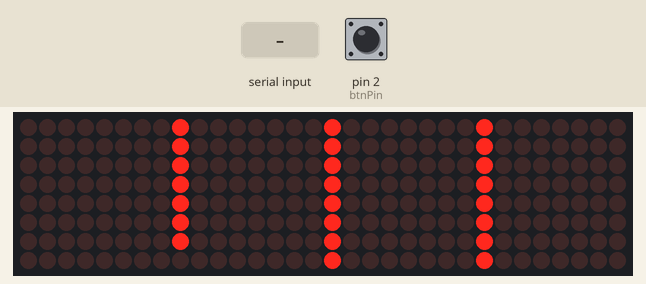
Bench run of a sketch on a simulated Arduino Uno, built with avr-gcc and run on an emulated ATmega328P. On the bench: 32×8 LED matrix. Inputs (shaded band) come from the test bench; at power-on: pin 2 (btnPin) LOW. Storage starts empty; what the sketch prints to the serial monitor is not drawn.

Above: at 1.2 s.
1.3 s: pin 2 (btnPin) pulled HIGH for 0.15 s
At 1.37 s:
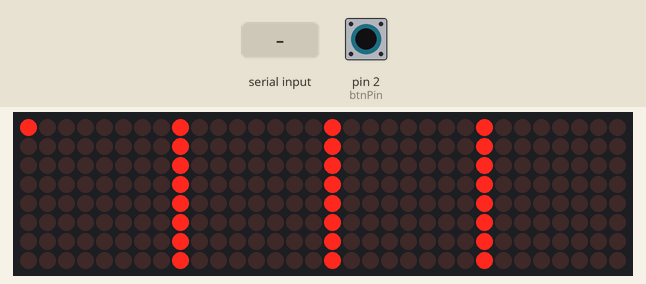
2.0 s: byte 30 received over Serial
At 2.13 s:
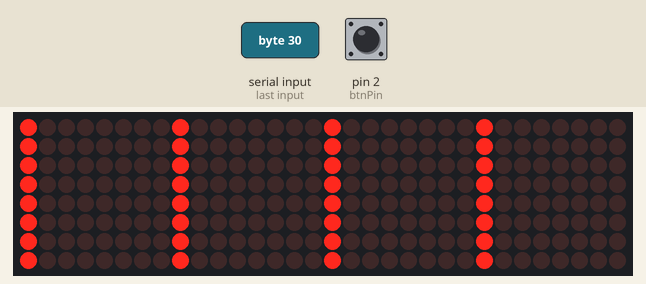
3.8 s: byte 90 received over Serial
At 3.93 s:
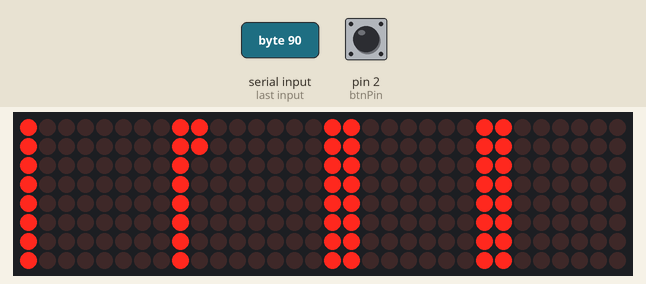
5.6 s: pin 2 (btnPin) pulled HIGH for 1 s
At 5.6 s:
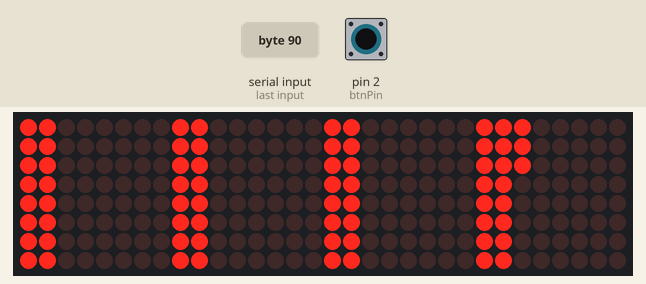

The sketch:

firmware.ino
```cpp
#include "LedControl.h"
#include "SPI.h"
#include "SD.h"

const int DIN = 7;           //  выход данных с Arduino
const int CLK = 6;           //  частота синхронизации последовательной передачи данных Arduino
const int  CS = 5;           //  выбор Dot matrix module MAX7219
const int  ledCount = 4;     //  количество модулей  Dot matrix module MAX7219

const int fieldHeight = 8;
const int fieldWidth = 8 * ledCount;

int btnPin = 2;

LedControl ledpad = LedControl(DIN, CLK, CS, ledCount);
File fieldsConfig;

const char* filename = "fields.txt";
void sdtest()
{
  fieldsConfig = SD.open(filename, FILE_WRITE);

  // if the file opened okay, write to it:
  if (fieldsConfig) {
    Serial.print("Writing to file...");
    fieldsConfig.println("testing 1, 2, 3.");
    // close the file:
    fieldsConfig.close();
    Serial.println("done.");
  } else {
    // if the file didn't open, print an error:
    Serial.println("error opening file");
  }

  // re-open the file for reading:
  fieldsConfig = SD.open(filename);
  if (fieldsConfig) {
    Serial.println("file content:");

    // read from the file until there's nothing else in it:
    while (fieldsConfig.available()) {
      Serial.write(fieldsConfig.read());
    }
    // close the file:
    fieldsConfig.close();
    Serial.println("removing the file");
    SD.remove(filename);
    if (SD.exists(filename))
    {
      Serial.println("file still exists");
    }
    else
    {
      Serial.println("file removed");
    }
  } else {
    // if the file didn't open, print an error:
    Serial.println("error opening file");
  }
}


void setCell(int x, int y, bool value)
{
  int ledIndex = x / 8;
  int _x = x % 8;
  ledpad.setLed(ledIndex, _x, y, value);
}

void clearLeds()
{
  for (int i = 0; i < ledCount; i++)
  {
    ledpad.clearDisplay(i);
  }
}

void initLedpad()
{
  for (int i = 0; i < ledCount; i++)
  {
    ledpad.shutdown(i, false);  //
    ledpad.setIntensity(i, 8);  //  устанавливаем интенсивность свечения от  0 до 16
    ledpad.clearDisplay(i);     //  очистка дисплея от мусора
  }
}

void setup()
{
  Serial.begin (9600);
  SD.begin(10);
  initLedpad();
  pinMode(btnPin, INPUT);
  sdtest();
}

int x = 0;
int y = 0;
bool btnState = false;
int delayFactor = 1;
void loop()
{
  while (Serial.available() > 0)
  {
    char c = Serial.read();
    Serial.print(c);
  }
  if (digitalRead(btnPin) == HIGH)
  {
    btnState = true;
  }
  else
  {
    if (btnState)
    {
      //on click actions
      delayFactor++;
      if (delayFactor > 10)
      {
        delayFactor = 1;
      }
      //reset btn state
      btnState = false;
    }
    if (x >= fieldWidth)
    {
      x = 0;
      y++;
    }
    if (y >= fieldHeight)
    {
      y = 0;
      clearLeds();
    }
    setCell(x++, y, true);
  }
  delay(50*delayFactor);
}
```
